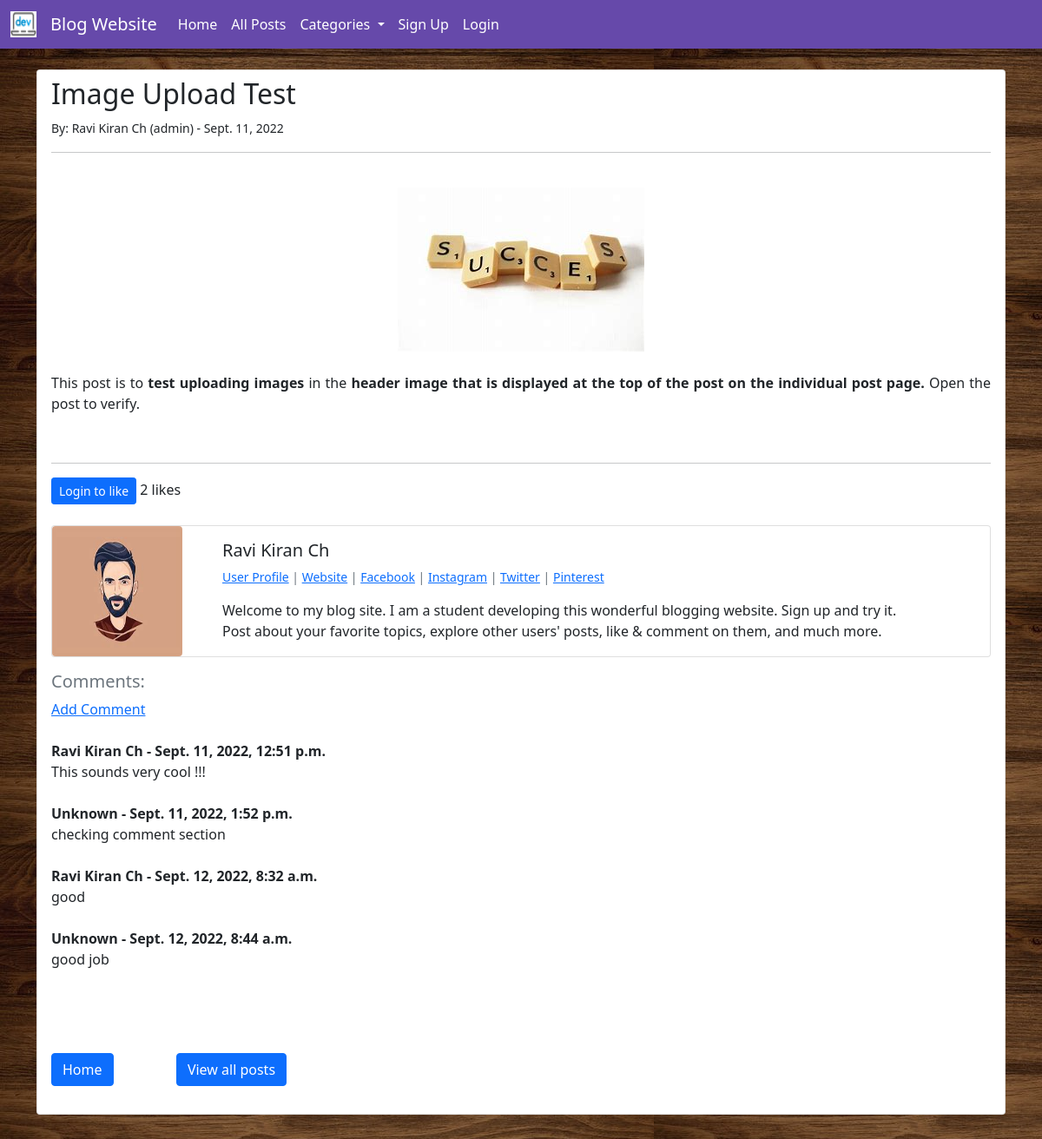
Page /posts/40 on the committed database.
### blog/models.py (models this page shows, shortened)
class Post(models.Model):
    title = models.CharField(max_length=255)         # Title of blog
    title_tag = models.CharField(max_length=255)     # Title of blog post to be shown in head
    header_image = models.ImageField(null=True,blank=True,upload_to="images/")
    author = models.ForeignKey(User,on_delete=models.CASCADE)
    category = models.CharField(max_length=255)
    body = RichTextField(blank=True,null=True)
    snippet = models.CharField(max_length=255,null=True,blank=True)
    date = models.DateField(auto_now_add=True)
    likes = models.ManyToManyField(User,related_name='blog_posts')
    def total_likes(self):
        return self.likes.count()

class UserProfile(models.Model):
    user = models.OneToOneField(User,null=True,on_delete=models.CASCADE)
    bio = models.TextField(null=True,blank=True)
    profile_pic = models.ImageField(null=True,blank=True,upload_to="profile_pics/")
    website_url = models.CharField(max_length=255,null=True,blank=True)
    facebook_url = models.CharField(max_length=255,null=True,blank=True)
    instagram_url = models.CharField(max_length=255,null=True,blank=True)
    twitter_url = models.CharField(max_length=255,null=True,blank=True)
    pinterest_url = models.CharField(max_length=255,null=True,blank=True)

class Comment(models.Model):
    post = models.ForeignKey(Post,related_name="comments",on_delete=models.CASCADE)
    name = models.CharField(max_length=255,blank=True,default="")
    body = models.TextField()
    date_commented = models.DateTimeField(auto_now_add=True)

### blog/views.py (the view)
# urls.py: path('posts/<int:pk>',PostDetailView.as_view(),name='post-detail'), # pk - primary key
class PostDetailView(DetailView):
    model = Post
    template_name = "post.html"
    def get_context_data(self, *args,**kwargs):
        cat_menu = Category.objects.all()
        context = super(PostDetailView,self).get_context_data(*args,**kwargs)
        p = get_object_or_404(Post,id=self.kwargs['pk'])
        liked = False
        if p.likes.filter(id=self.request.user.id).exists():
            liked = True
        total_likes = p.total_likes()
        context["cat_menu"] = cat_menu
        context["total_likes"]=total_likes
        context["liked"] = liked
        return context

### blog/models.py (called while the page is built)
    def __str__(self):
        if (self.name == "---------"):
            return "Non Categorized"
        return self.name

### blog/templates/post.html (shortened to what this page needs)
{% extends 'home.html' %}
{% load static %}
{% block content %}
<div class="list-group-item" style="background-color:white;border-radius:.25rem">
    <h2>{{post.title}}</h2>
    <small>
        By:
        {{post.author.first_name}}
        {{post.author.last_name}}
        ({{post.author}}) - {{post.date}}
        <hr></br>
    </small>
    {% if post.header_image %}
        <div style="text-align: center;"><img src="{{ post.header_image.url }}"></div><br>
    {% endif %}
    <div>{{post.body | safe}}</div>
    <br>
    <hr>
    <form action="{% url 'like-post' post.pk%}" method="POST">
        {% if user.is_authenticated %}
            {% if liked %}
                <button type="submit" name="post_id" value="{{post.id}}" class="btn btn-danger btn-sm">Unlike</button>
            {% else %}
                <button type="submit" name="post_id" value="{{post.id}}" class="btn btn-primary btn-sm">Like</button>
            {% endif %}
        {% else %}
            <a class="btn btn-primary btn-sm" style="color:white" href="{% url 'login' %}">Login to like</a>
        {% endif %}
        {{total_likes}} likes
    </form><br>
    {% if post.author.userprofile %}
        <div class="card mb-3">
            <div class="row g-0">
                <div class="col-md-2">
                    {% if post.author.userprofile.profile_pic %}
                        <a href="{% url 'user-profile' post.author.userprofile.id %}">
                            <img width=150px height=150px class="rounded" src="{{ post.author.userprofile.profile_pic.url }}">
                        </a>
                    {% else %}
                        <a href="{% url 'user-profile' post.author.userprofile.id %}">
                            <img width=150px height=150px class="rounded" src="{% static 'default_profile_pic.jpg' %}">
                        </a>
                    {% endif %}
                </div>
                <div class="col-md-9">
                    <div class="card-body">
                        <h5 class="card-title">{{post.author.first_name}} {{post.author.last_name}}</h5>
                        <p class="small text-muted">
                                <a href="{% url 'user-profile' post.author.userprofile.id %}">User Profile</a> |
                                {% if post.author.userprofile.website_url %}
                                    <a href="{{post.author.userprofile.website_url}}">Website</a> |
                                {% else %}
                                    <a href="">Website</a> |
                                {% endif %}
                                {% if post.author.userprofile.facebook_url %}
                                    <a href="{{post.author.userprofile.facebook_url}}">Facebook</a> |
                                {% else %}
                                    <a href="">Facebook</a> |
                                {% endif %}
                                {% if post.author.userprofile.instagram_url %}
                                    <a href="{{post.author.userprofile.instagram_url}}">Instagram</a> |
                                {% else %}
                                    <a href="">Instagram</a> |
                                {% endif %}
                                {% if post.author.userprofile.twitter_url %}
                                    <a href="{{post.author.userprofile.twitter_url}}">Twitter</a> |
                                {% else %}
                                    <a href="">Twitter</a> |
                                {% endif %}
                                {% if post.author.userprofile.pinterest_url %}
                                    <a href="{{post.author.userprofile.pinterest_url}}">Pinterest</a>
                                {% else %}
                                    <a href="">Pinterest</a>
                                {% endif %}
                        </p>
                        {% if post.author.userprofile.bio %}
                            <p class="card-text">{{post.author.userprofile.bio}}</p>
                        {% else %}
                            <p class="card-text">Hi, I am {{post.author.first_name}} {{post.author.last_name}}.</p>
                        {% endif %}
                    </div>
                </div>
            </div>
        </div>
    {% endif %}
    <h5 class="text-muted">Comments:</h5>
    <a href="{% url 'comment' post.pk %}">Add Comment</a><br><br>
    {% if not post.comments.all %}
        <p>No comments yet...</p>
    {% else %}
        {% for comment in post.comments.all %}
            {% if comment.name %}
                <strong>{{comment.name}}</strong>
            {% else %}
                <strong>Unknown</strong>
            {% endif %}
            <strong> - {{comment.date_commented}}</strong><br>
            {{comment.body}}<br><br>
        {% endfor %}
        <br><br>
    {% endif %}
    <br>
    <a href="{% url 'home' %}" class="btn btn-primary">Home</a> &emsp;&emsp;&emsp;&emsp;
    <a href="{% url 'allposts' %}" class="btn btn-primary">View all posts</a>
    <br><br>
</div>
<br><br><br><br><br>
{% endblock %}

### blog/templates/home.html (shortened to what this page needs)
<!doctype html>
{% load static %}
<html lang="en">
  <head>
    <link href="https://cdn.jsdelivr.net/npm/bootstrap@5.1.3/dist/css/bootstrap.min.css" rel="stylesheet">
  </head>
  <body class="background">
    <nav class="navbar navbar-expand-lg navbar-dark" style="background-color:rgb(102, 73, 170);">
      <div class="container-fluid">
          <a class="navbar-brand" href="{% url 'home' %}">
            <img src="{% static '/images/favicon.jpeg' %}" alt="" width=30px height=30px class="d-inline-block align-top">
          </a>
          <a class="navbar-brand" href="{% url 'home' %}">Blog Website</a>
          <div class="collapse navbar-collapse" id="navbarSupportedContent">
            <ul class="navbar-nav me-auto mb-2 mb-lg-0">
              <li class="nav-item">
                <a style="color:white" class="nav-link active" aria-current="page" href="{% url 'home' %}">Home</a>
              </li>
              <li class="nav-item">
                <a style="color:white" class="nav-link active" aria-current="page" href="{% url 'allposts' %}">All Posts</a>
              </li>
              {% if cat_menu %}
                <li class="nav-item dropdown">
                  <a style="color:white;" class="nav-link dropdown-toggle" href="#" id="navbarDropdown" role="button" data-bs-toggle="dropdown" aria-expanded="false">
                    Categories
                  </a>
                </li>
              {% else %}
                <li class="nav-item">
                  <a style="color:white" class="nav-link active" aria-current="page" href="{% url 'category-list' %}">All Categories</a>
                </li>
              {% endif %}
              {% if user.is_authenticated %}
                <li class="nav-item">
                  <a style="color:white" class="nav-link" href="{% url 'add-post' %}">Add Post</a>
                </li>
                <li class="nav-item">
                  <a style="color:white" class="nav-link" href="{% url 'add-category' %}">Add Category</a>
                </li>
              {% else %}
                <li class="nav-item">
                  <a style="color:white" class="nav-link" href="{% url 'signup' %}">Sign Up</a>
                </li>
                <li class="nav-item">
                  <a style="color:white" class="nav-link" href="{% url 'login' %}">Login</a>
                </li>
              {% endif %}
            </ul>
          </div>
        </div>
    </nav>
    <div class='container'>
        {% block content %}{% endblock %}
    </div>
  </body>
</html>

### rows in the picture
Post: title "Image Upload Test", author.first_name "Ravi Kiran", author.last_name "Ch", author "admin", date "Sept. 11, 2022", header_image (picture), body "This post is to test uploading images in the header image that is displayed at the top of the post on the individual post page. Open the post to verify.", author.userprofile.profile_pic (picture), author.userprofile.bio "Welcome to my blog site. I am a student developing this wonderful blogging website. Sign up and try it. Post about your favorite topics, explore other users' posts, like & comment on them, and much more."
Comment: name "Ravi Kiran Ch", date_commented "Sept. 11, 2022, 12:51 p.m.", body "This sounds very cool !!!"
Comment: name "Unknown", date_commented "Sept. 11, 2022, 1:52 p.m.", body "checking comment section"
Comment: name "Ravi Kiran Ch", date_commented "Sept. 12, 2022, 8:32 a.m.", body "good"
Comment: name "Unknown", date_commented "Sept. 12, 2022, 8:44 a.m.", body "good job"

### other values in the picture
{{ total_likes }} "2"
